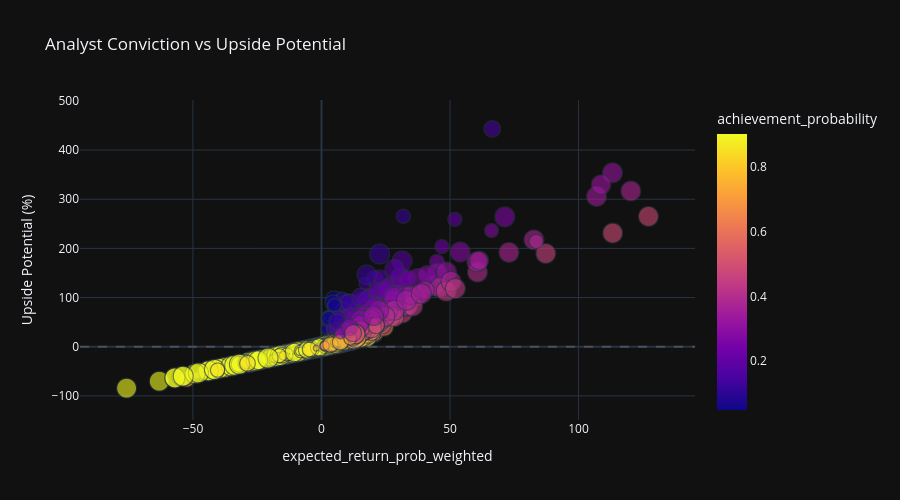

This figure's notebook cell:
### Markdown cell above
### 5.3 Conviction vs Upside Potential Scatter

### Code cell
fig = px.scatter(
    pt.sample(min(2000, len(pt)), random_state=42),
    x="expected_return_prob_weighted",
    y="upside_potential",
    color="achievement_probability",
    size="analyst_conviction",
    hover_name="ticker",
    hover_data=["name","sector", "industry", "expected_return_prob_weighted","confidence_level"],
    title="Analyst Conviction vs Upside Potential",
    labels={
        "analyst_conviction": "Analyst Conviction (%)",
        "upside_potential": "Upside Potential (%)",
    },
    category_orders={"confidence_level": ["Low", "Medium", "High"]},
    color_discrete_sequence=[COLORS[3], COLORS[1], COLORS[2]],
    template=PLOTLY_TEMPLATE,
    height=500,
    opacity=0.6,
)
fig.add_hline(y=0, line_dash="dash", line_color="gray", opacity=0.4)
fig.show()

### Figure 1 — Plotly figure (JSON) as saved in the notebook; plotly's stock layout.template omitted (floating-point values rounded to 4 significant figures; data arrays with more than 128 entries replaced by an {"elided": "..."} marker saying what was removed)
{"data": [{"customdata": {"elided": "2000x4 str values"}, "hovertemplate": "<b>%{hovertext}</b><br><br>expected_return_prob_weighted=%{x}<br>Upside Potential (%)=%{y}<br>Analyst Conviction (%)=%{marker.size}<br>name=%{customdata[0]}<br>sector=%{customdata[1]}<br>industry=%{customdata[2]}<br>confidence_level=%{customdata[3]}<br>achievement_probability=%{marker.color}<extra></extra>", "hovertext": {"elided": "2000 str values"}, "legendgroup": "", "marker": {"color": {"elided": "2000 float values"}, "coloraxis": "coloraxis", "opacity": 0.6, "size": {"elided": "2000 float values"}, "sizemode": "area", "sizeref": 0.25, "symbol": "circle"}, "mode": "markers", "name": "", "showlegend": false, "x": {"elided": "2000 float values"}, "xaxis": "x", "y": {"elided": "2000 float values"}, "yaxis": "y", "type": "scattergl"}], "layout": {"xaxis": {"anchor": "y", "domain": [0.0, 1.0], "title": {"text": "expected_return_prob_weighted"}}, "yaxis": {"anchor": "x", "domain": [0.0, 1.0], "title": {"text": "Upside Potential (%)"}}, "coloraxis": {"colorbar": {"title": {"text": "achievement_probability"}}, "colorscale": [[0.0, "#0d0887"], [0.1111, "#46039f"], [0.2222, "#7201a8"], [0.3333, "#9c179e"], [0.4444, "#bd3786"], [0.5556, "#d8576b"], [0.6667, "#ed7953"], [0.7778, "#fb9f3a"], [0.8889, "#fdca26"], [1.0, "#f0f921"]]}, "legend": {"tracegroupgap": 0, "itemsizing": "constant"}, "title": {"text": "Analyst Conviction vs Upside Potential"}, "height": 500, "shapes": [{"line": {"color": "gray", "dash": "dash"}, "opacity": 0.4, "type": "line", "x0": 0, "x1": 1, "xref": "x domain", "y0": 0, "y1": 0, "yref": "y"}]}}
